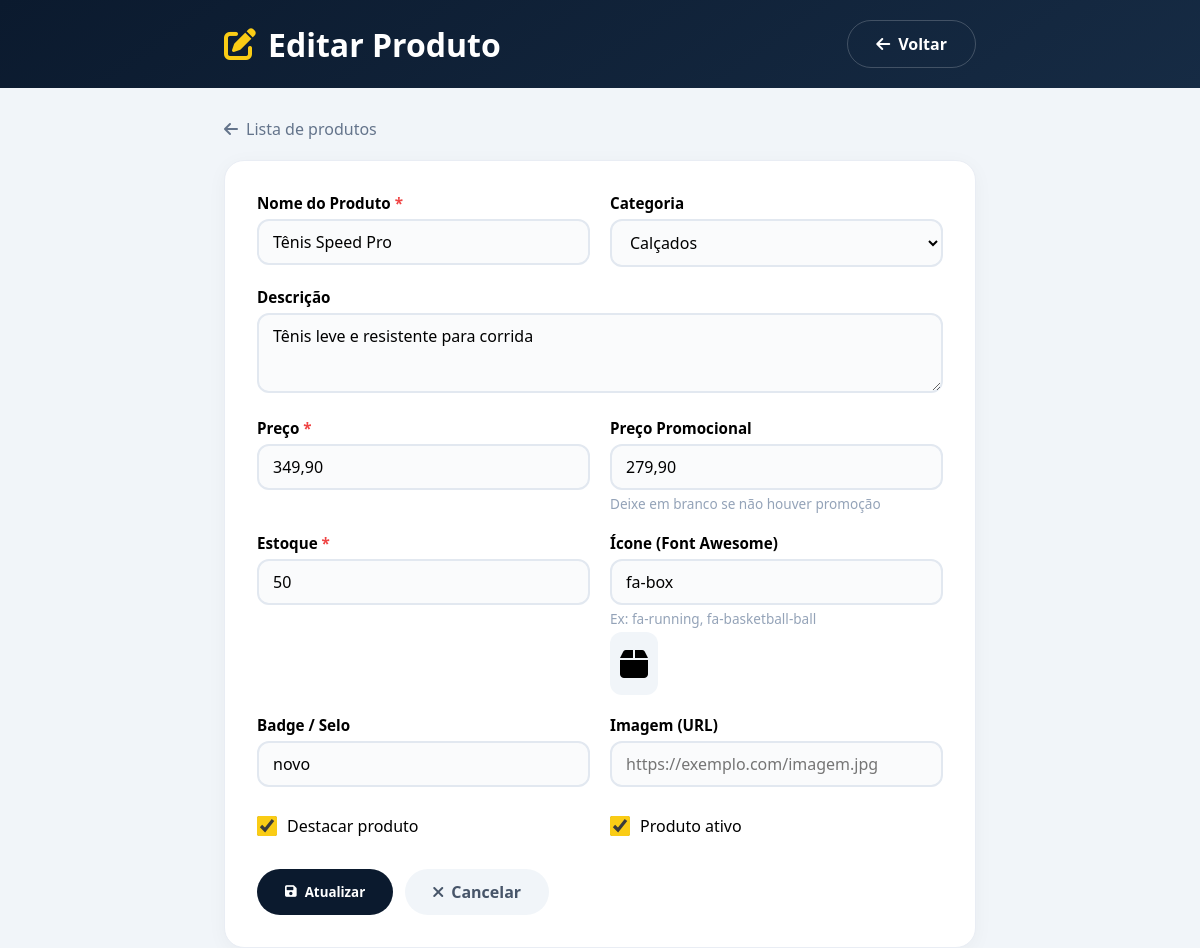
Page /admin/produto-editar.php?id=1 on the committed database.
### tables this page shows
CREATE TABLE `produtos` (
  `id` int(11) NOT NULL,
  `categoria_id` int(11) DEFAULT NULL,
  `nome` varchar(200) NOT NULL,
  `descricao` text DEFAULT NULL,
  `preco` decimal(10,2) NOT NULL,
  `preco_promocional` decimal(10,2) DEFAULT NULL,
  `estoque` int(11) DEFAULT 0,
  `imagem` varchar(255) DEFAULT NULL,
  `icone` varchar(50) DEFAULT NULL,
  `badge` varchar(50) DEFAULT NULL,
  `destaque` tinyint(1) DEFAULT 0,
  `ativo` tinyint(1) DEFAULT 1,
  `created_at` timestamp NOT NULL DEFAULT current_timestamp(),
  `updated_at` timestamp NOT NULL DEFAULT current_timestamp() ON UPDATE current_timestamp()
);

CREATE TABLE `categorias` (
  `id` int(11) NOT NULL,
  `nome` varchar(100) NOT NULL,
  `descricao` text DEFAULT NULL,
  `icone` varchar(50) DEFAULT NULL,
  `created_at` timestamp NOT NULL DEFAULT current_timestamp(),
  `updated_at` timestamp NOT NULL DEFAULT current_timestamp() ON UPDATE current_timestamp()
);

### config/database.php (called while the page is built, shortened)
<?php
class Database {
    private static $instance = null;
    private $connection;
    private $host = 'localhost';
    private $dbname = 'nicolas_esportes';
    private $username = 'root';
    private $password = '';
    private function __construct() {
        try {
            $this->connection = new PDO(
                "mysql:host={$this->host};dbname={$this->dbname};charset=utf8mb4",
                $this->username,
                $this->password,
                [
                    PDO::ATTR_ERRMODE => PDO::ERRMODE_EXCEPTION,
                    PDO::ATTR_DEFAULT_FETCH_MODE => PDO::FETCH_ASSOC,
                    PDO::ATTR_EMULATE_PREPARES => false
                ]
            );
        } catch (PDOException $e) {
            die("Erro de conexão: " . $e->getMessage());
        }
    }
    public static function getInstance() {
        if (self::$instance === null) {
            self::$instance = new self();
        }
        return self::$instance;
    }
    public function prepare($sql) {
        return $this->connection->prepare($sql);
    }
}

### models/Product.php (called while the page is built, shortened)
<?php
require_once __DIR__ . '/../config/database.php';
class Product {
    private $db;
    public function __construct() {
        $this->db = Database::getInstance();
    }
    public function findById($id) {
        $sql = "SELECT p.*, c.nome as categoria_nome
                FROM produtos p
                LEFT JOIN categorias c ON p.categoria_id = c.id
                WHERE p.id = :id";
        $stmt = $this->db->prepare($sql);
        $stmt->execute(['id' => $id]);
        return $stmt->fetch();
    }
    public function getCategorias() {
        $sql = "SELECT * FROM categorias ORDER BY nome";
        $stmt = $this->db->prepare($sql);
        $stmt->execute();
        return $stmt->fetchAll();
    }
}

### admin/produto-editar.php (the view, shortened to what this page needs)
<?php
require_once __DIR__ . '../models/Product.php';
$productModel = new Product();
$id = isset($_GET['id']) ? (int)$_GET['id'] : 0;
$product = $productModel->findById($id);
$categorias = $productModel->getCategorias();
?>
<!DOCTYPE html>
<html lang="pt-BR">
<head>
    <link rel="stylesheet" href="https://cdnjs.cloudflare.com/ajax/libs/font-awesome/6.0.0-beta3/css/all.min.css">
</head>
<body>
    <div class="header">
        <div class="container header-content">
            <h1><i class="fas fa-edit"></i> Editar Produto</h1>
            <a href="produtos.php" class="btn" style="background: transparent; color: white; border: 1px solid rgba(255,255,255,0.2);">
                <i class="fas fa-arrow-left"></i> Voltar
            </a>
        </div>
    </div>
    <div class="container">
        <a href="produtos.php" class="back-link"><i class="fas fa-arrow-left"></i> Lista de produtos</a>
        <div class="card">
            <form method="POST">
                <div class="form-row">
                    <div class="form-group">
                        <label>Nome do Produto <span class="required">*</span></label>
                        <input type="text" name="nome" required value="<?= htmlspecialchars($product['nome']) ?>">
                    </div>
                    <div class="form-group">
                        <label>Categoria</label>
                        <select name="categoria_id">
                            <?php foreach ($categorias as $cat): ?>
                                <option value="<?= $cat['id'] ?>" <?= $product['categoria_id'] == $cat['id'] ? 'selected' : '' ?>>
                                    <?= htmlspecialchars($cat['nome']) ?>
                                </option>
                            <?php endforeach; ?>
                        </select>
                    </div>
                </div>
                <div class="form-group">
                    <label>Descrição</label>
                    <textarea name="descricao" placeholder="Descreva o produto..."><?= htmlspecialchars($product['descricao']) ?></textarea>
                </div>
                <div class="form-row">
                    <div class="form-group">
                        <label>Preço <span class="required">*</span></label>
                        <input type="text" name="preco" required value="<?= number_format($product['preco'], 2, ',', '.') ?>">
                    </div>
                    <div class="form-group">
                        <label>Preço Promocional</label>
                        <input type="text" name="preco_promocional" value="<?= $product['preco_promocional'] ? number_format($product['preco_promocional'], 2, ',', '.') : '' ?>">
                        <div class="help-text">Deixe em branco se não houver promoção</div>
                    </div>
                </div>
                <div class="form-row">
                    <div class="form-group">
                        <label>Estoque <span class="required">*</span></label>
                        <input type="number" name="estoque" required value="<?= $product['estoque'] ?>">
                    </div>
                    <div class="form-group">
                        <label>Ícone (Font Awesome)</label>
                        <input type="text" name="icone" placeholder="fa-running" value="<?= htmlspecialchars($product['icone'] ?? 'fa-box') ?>">
                        <div class="help-text">Ex: fa-running, fa-basketball-ball</div>
                        <div class="preview-icon">
                            <i class="fas <?= htmlspecialchars($product['icone'] ?? 'fa-box') ?>"></i>
                        </div>
                    </div>
                </div>
                <div class="form-row">
                    <div class="form-group">
                        <label>Badge / Selo</label>
                        <input type="text" name="badge" placeholder="novo, oferta, destaque" value="<?= htmlspecialchars($product['badge'] ?? '') ?>">
                    </div>
                    <div class="form-group">
                        <label>Imagem (URL)</label>
                        <input type="text" name="imagem" placeholder="https://exemplo.com/imagem.jpg" value="<?= htmlspecialchars($product['imagem'] ?? '') ?>">
                    </div>
                </div>
                <div class="form-row">
                    <div class="checkbox-group">
                        <input type="checkbox" name="destaque" value="1" <?= $product['destaque'] ? 'checked' : '' ?>>
                        <label style="font-weight: 500;">Destacar produto</label>
                    </div>
                    <div class="checkbox-group">
                        <input type="checkbox" name="ativo" value="1" <?= $product['ativo'] ? 'checked' : '' ?>>
                        <label style="font-weight: 500;">Produto ativo</label>
                    </div>
                </div>
                <div class="btn-group">
                    <button type="submit" class="btn btn-primary"><i class="fas fa-save"></i> Atualizar</button>
                    <a href="produtos.php" class="btn btn-secondary"><i class="fas fa-times"></i> Cancelar</a>
                </div>
            </form>
        </div>
    </div>
</body>
</html>

### admin/produto-editar.php (style rules this page uses)
* { margin: 0; padding: 0; box-sizing: border-box; font-family: 'Segoe UI', sans-serif; }
body { background: #f1f5f9; }
.header { background: linear-gradient(145deg, #0b1a2e, #162b44); color: white; padding: 20px 0; margin-bottom: 30px; }
.container { max-width: 800px; margin: 0 auto; padding: 0 24px; }
.header-content { display: flex; justify-content: space-between; align-items: center; flex-wrap: wrap; gap: 16px; }
.header h1 { display: flex; align-items: center; gap: 12px; }
.header h1 i { color: #facc15; }
.card { background: white; border-radius: 20px; padding: 32px; box-shadow: 0 4px 20px rgba(0,0,0,0.04); border: 1px solid #e9edf4; }
.form-group { margin-bottom: 20px; }
.form-group label { display: block; font-weight: 600; margin-bottom: 6px; font-size: 0.95rem; }
.form-group .required { color: #ef4444; }
.form-group input, .form-group select, .form-group textarea { width: 100%; padding: 10px 14px; border: 2px solid #e2e8f0; border-radius: 12px; font-size: 1rem; transition: 0.2s; background: #fafbfc; }
.form-group textarea { min-height: 80px; resize: vertical; }
.form-row { display: grid; grid-template-columns: 1fr 1fr; gap: 20px; }
.checkbox-group { display: flex; align-items: center; gap: 10px; padding: 8px 0; }
.checkbox-group input[type="checkbox"] { width: 20px; height: 20px; accent-color: #facc15; }
.help-text { font-size: 0.85rem; color: #94a3b8; margin-top: 4px; }
.btn { padding: 12px 28px; border-radius: 40px; text-decoration: none; font-weight: 600; display: inline-flex; align-items: center; gap: 8px; border: none; cursor: pointer; transition: 0.2s; }
.btn-primary { background: #0b1a2e; color: white; }
.btn-secondary { background: #f1f5f9; color: #475569; }
.btn-group { display: flex; gap: 12px; margin-top: 24px; flex-wrap: wrap; }
.back-link { display: inline-flex; align-items: center; gap: 8px; color: #64748b; text-decoration: none; margin-bottom: 20px; }
.preview-icon { font-size: 2rem; padding: 10px; background: #f1f5f9; border-radius: 12px; display: inline-block; margin-top: 4px; }

### rows in the picture
produtos: nome "Tênis Speed Pro", categoria_id "Calçados", descricao "Tênis leve e resistente para corrida", preco "349,90", preco_promocional "279,90", estoque "50", icone "fa-box", badge "novo", destaque "☑", ativo "☑"
